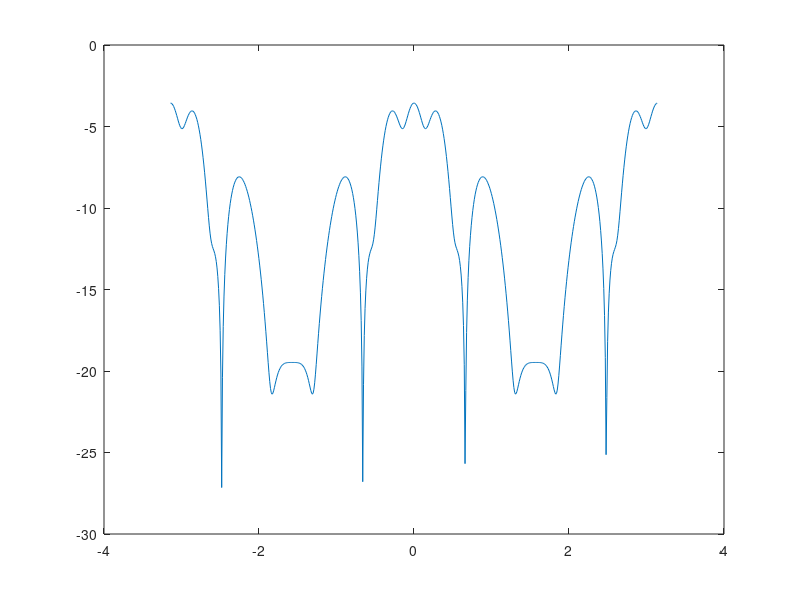

The MATLAB script that drew this image:
clc
clear

SignalToNoise=20;%dB
InterferenceToNoise=40;%dB
mu=1e-5;
var=1;
Ndata=100+5;
count=[1:5]-1;
target=asin(-0.2);
Interference=asin(0);
A_1mag=sqrt(var)*10^(SignalToNoise/20); %signal to noise as a ratio
phi_1=pi*asin(0);
A_2mag=sqrt(var)*10^(InterferenceToNoise/20);   %interferencenoise as ratio
phi_2=pi*asin(-0.2);
s=exp(1i*count*phi_2); %steering vector

for n=1:Ndata
    vr=sqrt(var/2)*randn(1,5);
    vi=sqrt(var/2)*randn(1,5);
    v=vr+1i*vi;
    Psi=2*pi*rand';
    A_2=A_2mag*randn(1);
    A_1(n)=A_1mag*randn(1);
    Xi(n,:)=A_1(n)*exp(1i*phi_1*count)+A_2*exp(1i*(count)*phi_2)+v;
end

d=A_1;
%u=diag(Xi(:,1))*(ones(Ndata,1)*e)-Xi(:,2:5);

Weights=zeros(5,1);
for ell=1:Ndata
    error(ell)=d(ell)-Xi(ell,:)*Weights;
    error(ell)=norm(error(ell))/d(ell);
    Weights=Weights+mu*error(ell)*Xi(ell,:)';
end
k=-pi:0.01:pi;
theta=pi*sin(k);
plot(k,10*log10(real([ones(size(k,2),1),exp(-1j*theta'),exp(-2j*theta'),exp(-3j*theta'),exp(-4j*theta')])*Weights))
%plot(error); %steering vector)
